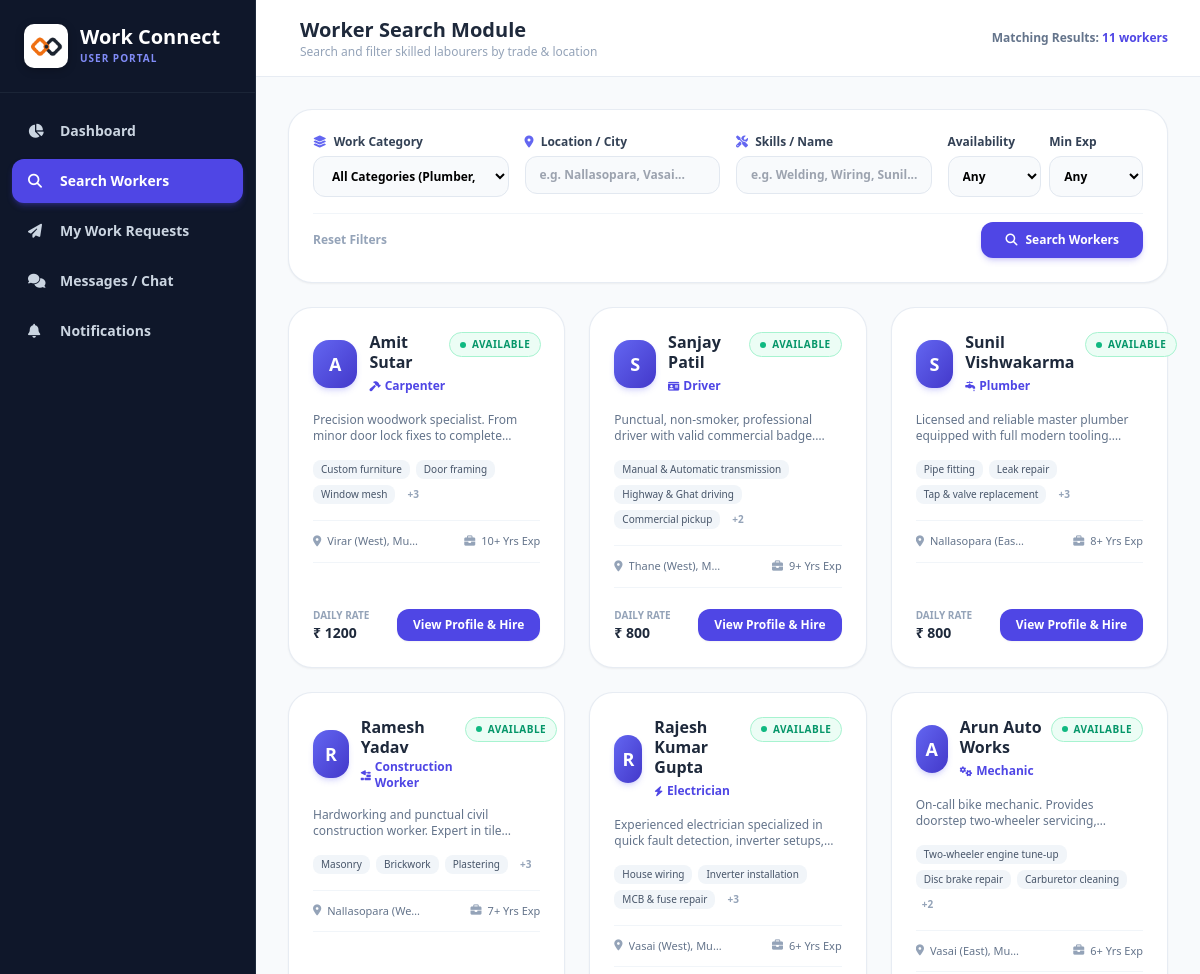
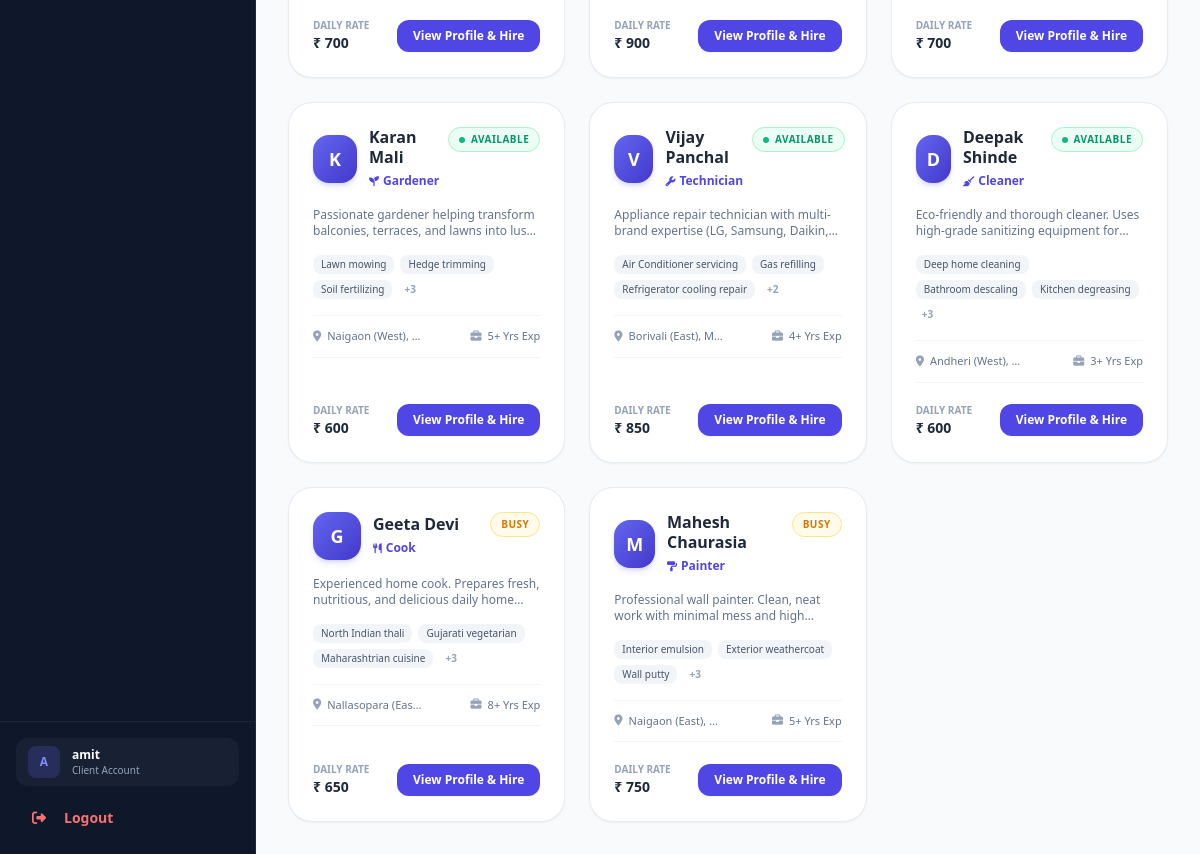
The page /user/search_workers.php (signed in) on the database its author committed (2 pictures, top to bottom).
### tables this page shows
CREATE TABLE `worker_profiles` (
  `user_id` int(11) NOT NULL,
  `full_name` varchar(255) DEFAULT NULL,
  `category_id` int(11) DEFAULT NULL,
  `skills` text DEFAULT NULL,
  `experience_years` int(11) NOT NULL DEFAULT 1,
  `experience_details` text DEFAULT NULL,
  `location` varchar(255) DEFAULT NULL,
  `availability` enum('available','busy','unavailable') NOT NULL DEFAULT 'available',
  `daily_rate` varchar(100) DEFAULT NULL,
  `hourly_rate` varchar(100) DEFAULT NULL,
  `phone` varchar(30) DEFAULT NULL,
  `bio` text DEFAULT NULL,
  `rating` decimal(3,2) NOT NULL DEFAULT 5.00,
  `created_at` timestamp NOT NULL DEFAULT current_timestamp(),
  PRIMARY KEY (`user_id`),
  KEY `category_id` (`category_id`),
  CONSTRAINT `fk_worker_category` FOREIGN KEY (`category_id`) REFERENCES `categories` (`id`) ON DELETE SET NULL,
  CONSTRAINT `fk_worker_user` FOREIGN KEY (`user_id`) REFERENCES `users` (`id`) ON DELETE CASCADE
);

CREATE TABLE `users` (
  `id` int(11) NOT NULL AUTO_INCREMENT,
  `username` varchar(100) NOT NULL,
  `email` varchar(150) NOT NULL,
  `password` varchar(255) NOT NULL,
  `role_id` int(11) NOT NULL,
  `created_at` timestamp NOT NULL DEFAULT current_timestamp(),
  PRIMARY KEY (`id`),
  UNIQUE KEY `username` (`username`),
  UNIQUE KEY `email` (`email`),
  KEY `role_id` (`role_id`),
  CONSTRAINT `users_ibfk_1` FOREIGN KEY (`role_id`) REFERENCES `roles` (`id`)
);

CREATE TABLE `categories` (
  `id` int(11) NOT NULL AUTO_INCREMENT,
  `name` varchar(100) NOT NULL,
  `icon` varchar(50) NOT NULL DEFAULT 'fa-tools',
  `description` text DEFAULT NULL,
  `created_at` timestamp NOT NULL DEFAULT current_timestamp(),
  PRIMARY KEY (`id`),
  UNIQUE KEY `name` (`name`)
);

### user/search_workers.php (the view, shortened to what this page needs)
<?php
require_once '../includes/db_connect.php';
$location = trim($_GET['location'] ?? '');
$skills = trim($_GET['skills'] ?? '');
$query = "
    SELECT u.id, u.username, u.email,
           wp.full_name, wp.category_id, wp.skills, wp.experience_years, wp.experience_details,
           wp.location, wp.availability, wp.daily_rate, wp.hourly_rate, wp.phone, wp.bio, wp.rating,
           c.name as category_name, c.icon as category_icon
    FROM users u
    JOIN worker_profiles wp ON u.id = wp.user_id
    LEFT JOIN categories c ON wp.category_id = c.id
    WHERE 1=1
";
$params = [];
$query .= " ORDER BY (wp.availability = 'available') DESC, wp.experience_years DESC, wp.created_at DESC";
$stmt = $pdo->prepare($query);
$stmt->execute($params);
$workers = $stmt->fetchAll();
?>
<!DOCTYPE html>
<html lang="en">
<head>
    <script src="https://cdn.tailwindcss.com"></script>
    <link rel="stylesheet" href="https://cdnjs.cloudflare.com/ajax/libs/font-awesome/6.5.1/css/all.min.css">
</head>
<body class="bg-slate-50 font-sans">
<div class="flex h-screen overflow-hidden">
    <?php include '../includes/user_sidebar.php'; ?>
    <div class="flex-1 flex flex-col overflow-y-auto">
        <header class="bg-white border-b border-slate-200/80 p-4 md:px-8 flex justify-between items-center sticky top-0 z-20">
            <div class="flex items-center space-x-3">
                <div>
                    <h2 class="text-lg md:text-xl font-bold text-slate-800">Worker Search Module</h2>
                    <p class="text-xs text-slate-400">Search and filter skilled labourers by trade & location</p>
                </div>
            </div>
            <div class="text-xs text-slate-500 font-semibold hidden sm:block">
                Matching Results: <span class="text-indigo-600 font-bold"><?php echo count($workers); ?> workers</span>
            </div>
        </header>
        <div class="p-4 md:p-8 space-y-6 max-w-7xl mx-auto w-full">
            <div class="bg-white rounded-3xl p-6 border border-slate-200/80 shadow-sm">
                <form action="" method="GET" class="space-y-4">
                    <div class="grid grid-cols-1 sm:grid-cols-2 lg:grid-cols-4 gap-4">
                        <div>
                            <label class="block text-xs font-bold text-slate-700 mb-1.5">
                                <i class="fas fa-layer-group text-indigo-500 mr-1"></i> Work Category
                            </label>
                            <select name="category" class="w-full px-3.5 py-2.5 bg-slate-50 border border-slate-200 rounded-xl text-xs font-semibold focus:ring-2 focus:ring-indigo-500 outline-none">
                                <option value="">All Categories (Plumber, Electrician...)</option>
                            </select>
                        </div>
                        <div>
                            <label class="block text-xs font-bold text-slate-700 mb-1.5">
                                <i class="fas fa-location-dot text-indigo-500 mr-1"></i> Location / City
                            </label>
                            <input type="text" name="location" value="<?php echo htmlspecialchars($location); ?>" placeholder="e.g. Nallasopara, Vasai..."
                                   class="w-full px-3.5 py-2.5 bg-slate-50 border border-slate-200 rounded-xl text-xs font-semibold focus:ring-2 focus:ring-indigo-500 outline-none">
                        </div>
                        <div>
                            <label class="block text-xs font-bold text-slate-700 mb-1.5">
                                <i class="fas fa-tools text-indigo-500 mr-1"></i> Skills / Name
                            </label>
                            <input type="text" name="skills" value="<?php echo htmlspecialchars($skills); ?>" placeholder="e.g. Welding, Wiring, Sunil..."
                                   class="w-full px-3.5 py-2.5 bg-slate-50 border border-slate-200 rounded-xl text-xs font-semibold focus:ring-2 focus:ring-indigo-500 outline-none">
                        </div>
                        <div class="grid grid-cols-2 gap-2">
                            <div>
                                <label class="block text-xs font-bold text-slate-700 mb-1.5">Availability</label>
                                <select name="availability" class="w-full px-2.5 py-2.5 bg-slate-50 border border-slate-200 rounded-xl text-xs font-semibold focus:ring-2 focus:ring-indigo-500 outline-none">
                                    <option value="">Any</option>
                                </select>
                            </div>
                            <div>
                                <label class="block text-xs font-bold text-slate-700 mb-1.5">Min Exp</label>
                                <select name="exp" class="w-full px-2.5 py-2.5 bg-slate-50 border border-slate-200 rounded-xl text-xs font-semibold focus:ring-2 focus:ring-indigo-500 outline-none">
                                    <option value="">Any</option>
                                </select>
                            </div>
                        </div>
                    </div>
                    <div class="flex items-center justify-between pt-2 border-t border-slate-100">
                        <a href="search_workers.php" class="text-xs font-bold text-slate-400 hover:text-indigo-600 transition-colors">
                            Reset Filters
                        </a>
                        <button type="submit" class="bg-indigo-600 hover:bg-indigo-700 text-white px-6 py-2.5 rounded-xl text-xs font-bold transition-all shadow-md shadow-indigo-600/20 flex items-center space-x-2">
                            <i class="fas fa-search"></i>
                            <span>Search Workers</span>
                        </button>
                    </div>
                </form>
            </div>
            <div>
                <?php if (empty($workers)): ?>
                    <div class="bg-white rounded-3xl border border-slate-200/80 p-12 text-center max-w-xl mx-auto shadow-sm">
                        <div class="w-20 h-20 bg-indigo-50 text-indigo-500 rounded-full flex items-center justify-center text-3xl mx-auto mb-4">
                            <i class="fas fa-user-slash"></i>
                        </div>
                        <h3 class="text-lg font-bold text-slate-800">No Workers Found</h3>
                        <p class="text-xs text-slate-500 mt-1">Try broadening your search criteria or resetting filters to find available workers.</p>
                        <a href="search_workers.php" class="inline-block mt-4 bg-indigo-600 text-white px-5 py-2 rounded-xl text-xs font-bold hover:bg-indigo-700 transition-colors">
                            Clear Filters
                        </a>
                    </div>
                <?php else: ?>
                    <div class="grid grid-cols-1 md:grid-cols-2 lg:grid-cols-3 gap-6">
                        <?php foreach ($workers as $w): ?>
                            <div class="bg-white rounded-3xl border border-slate-200/80 p-6 shadow-sm hover:shadow-lg transition-all flex flex-col justify-between group">
                                <div>
                                    <div class="flex justify-between items-start mb-4">
                                        <div class="flex items-center space-x-3">
                                            <div class="w-12 h-12 rounded-2xl bg-gradient-to-br from-indigo-500 to-indigo-700 text-white font-extrabold flex items-center justify-center text-lg shadow-md shadow-indigo-500/20">
                                                <?php echo strtoupper(substr($w['username'], 0, 1)); ?>
                                            </div>
                                            <div>
                                                <h3 class="font-bold text-slate-800 text-base leading-tight group-hover:text-indigo-600 transition-colors">
                                                    <?php echo htmlspecialchars($w['full_name'] ?: $w['username']); ?>
                                                </h3>
                                                <span class="inline-flex items-center text-xs font-semibold text-indigo-600 mt-0.5">
                                                    <i class="fas <?php echo htmlspecialchars($w['category_icon'] ?: 'fa-tools'); ?> mr-1 text-[10px]"></i>
                                                    <?php echo htmlspecialchars($w['category_name'] ?: 'General Worker'); ?>
                                                </span>
                                            </div>
                                        </div>
                                        <span class="inline-flex items-center px-2.5 py-1 rounded-full text-[10px] font-bold uppercase tracking-wider
                                            <?php
                                            if ($w['availability'] === 'available') echo 'bg-emerald-50 text-emerald-600 border border-emerald-200';
                                            elseif ($w['availability'] === 'busy') echo 'bg-amber-50 text-amber-600 border border-amber-200';
                                            else echo 'bg-slate-100 text-slate-500';
                                            ?>">
                                            <?php if ($w['availability'] === 'available'): ?>
                                                <span class="w-1.5 h-1.5 bg-emerald-500 rounded-full mr-1.5 animate-pulse"></span>
                                            <?php endif; ?>
                                            <?php echo ucfirst($w['availability']); ?>
                                        </span>
                                    </div>
                                    <p class="text-xs text-slate-500 line-clamp-2 mb-4">
                                        <?php echo htmlspecialchars($w['bio'] ?: 'Reliable and experienced worker available for direct hiring and on-demand labor.'); ?>
                                    </p>
                                    <div class="flex flex-wrap gap-1.5 mb-4">
                                        <?php
                                        $skillsArray = array_filter(array_map('trim', explode(',', $w['skills'] ?? 'General Labor')));
                                        foreach (array_slice($skillsArray, 0, 3) as $skill):
                                        ?>
                                            <span class="px-2 py-0.5 bg-slate-100 text-slate-600 rounded-lg text-[10px] font-medium">
                                                <?php echo htmlspecialchars($skill); ?>
                                            </span>
                                        <?php endforeach; ?>
                                        <?php if(count($skillsArray) > 3): ?>
                                            <span class="px-1.5 py-0.5 text-slate-400 text-[10px] font-semibold">+<?php echo count($skillsArray) - 3; ?></span>
                                        <?php endif; ?>
                                    </div>
                                    <div class="grid grid-cols-2 gap-2 text-[11px] text-slate-500 py-3 border-t border-b border-slate-100 mb-4">
                                        <div class="flex items-center truncate">
                                            <i class="fas fa-location-dot text-slate-400 mr-1.5"></i>
                                            <span class="truncate"><?php echo htmlspecialchars($w['location'] ?: 'Location not set'); ?></span>
                                        </div>
                                        <div class="flex items-center justify-end">
                                            <i class="fas fa-briefcase text-slate-400 mr-1.5"></i>
                                            <span><?php echo $w['experience_years']; ?>+ Yrs Exp</span>
                                        </div>
                                    </div>
                                </div>
                                <div class="flex items-center justify-between pt-1">
                                    <div>
                                        <p class="text-[10px] text-slate-400 font-semibold uppercase">Daily Rate</p>
                                        <p class="text-sm font-extrabold text-slate-800">
                                            ₹ <?php echo htmlspecialchars($w['daily_rate'] ?: 'Negotiable'); ?>
                                        </p>
                                    </div>
                                    <div class="flex space-x-2">
                                        <a href="worker_profile.php?id=<?php echo $w['id']; ?>"
                                           class="bg-indigo-600 hover:bg-indigo-700 text-white px-4 py-2 rounded-xl text-xs font-bold transition-all shadow-sm">
                                            View Profile & Hire
                                        </a>
                                    </div>
                                </div>
                            </div>
                        <?php endforeach; ?>
                    </div>
                <?php endif; ?>
            </div>
        </div>
    </div>
</div>
</body>
</html>

### user/search_workers.php (style rules this page uses)
body { font-family: 'Outfit', sans-serif; }

### rows shown on the page
worker_profiles: user_id.username "A", full_name "Amit Sutar", category.name "Carpenter", availability "AVAILABLE", bio "Precision woodwork specialist. From minor door lock fixes to…", skills "Custom furniture", skills "Door framing", skills "Window mesh", count($skillsArray)-3 "3", location "Virar (West), Mu…", experience_years "10", daily_rate "1200"
worker_profiles: user_id.username "S", full_name "Sanjay Patil", category.name "Driver", availability "AVAILABLE", bio "Punctual, non-smoker, professional driver with valid commercial…", skills "Manual & Automatic transmission", skills "Highway & Ghat driving", skills "Commercial pickup", count($skillsArray)-3 "2", location "Thane (West), M…", experience_years "9", daily_rate "800"
worker_profiles: user_id.username "S", full_name "Sunil Vishwakarma", category.name "Plumber", availability "AVAILABLE", bio "Licensed and reliable master plumber equipped with full modern…", skills "Pipe fitting", skills "Leak repair", skills "Tap & valve replacement", count($skillsArray)-3 "3", location "Nallasopara (Eas…", experience_years "8", daily_rate "800"
worker_profiles: user_id.username "R", full_name "Ramesh Yadav", category.name "Construction Worker", availability "AVAILABLE", bio "Hardworking and punctual civil construction worker. Expert in…", skills "Masonry", skills "Brickwork", skills "Plastering", count($skillsArray)-3 "3", location "Nallasopara (We…", experience_years "7", daily_rate "700"
worker_profiles: user_id.username "R", full_name "Rajesh Kumar Gupta", category.name "Electrician", availability "AVAILABLE", bio "Experienced electrician specialized in quick fault detection, inverter…", skills "House wiring", skills "Inverter installation", skills "MCB & fuse repair", count($skillsArray)-3 "3", location "Vasai (West), Mu…", experience_years "6", daily_rate "900"
worker_profiles: user_id.username "A", full_name "Arun Auto Works", category.name "Mechanic", availability "AVAILABLE", bio "On-call bike mechanic. Provides doorstep two-wheeler…", skills "Two-wheeler engine tune-up", skills "Disc brake repair", skills "Carburetor cleaning", count($skillsArray)-3 "2", location "Vasai (East), Mu…", experience_years "6", daily_rate "700"
worker_profiles: user_id.username "K", full_name "Karan Mali", category.name "Gardener", availability "AVAILABLE", bio "Passionate gardener helping transform balconies, terraces, and lawns into…", skills "Lawn mowing", skills "Hedge trimming", skills "Soil fertilizing", count($skillsArray)-3 "3", location "Naigaon (West),…", experience_years "5", daily_rate "600"
worker_profiles: user_id.username "V", full_name "Vijay Panchal", category.name "Technician", availability "AVAILABLE", bio "Appliance repair technician with multi-brand expertise (LG, Samsung,…", skills "Air Conditioner servicing", skills "Gas refilling", skills "Refrigerator cooling repair", count($skillsArray)-3 "2", location "Borivali (East), M…", experience_years "4", daily_rate "850"
worker_profiles: user_id.username "D", full_name "Deepak Shinde", category.name "Cleaner", availability "AVAILABLE", bio "Eco-friendly and thorough cleaner. Uses high-grade sanitizing equipment…", skills "Deep home cleaning", skills "Bathroom descaling", skills "Kitchen degreasing", count($skillsArray)-3 "3", location "Andheri (West),…", experience_years "3", daily_rate "600"
worker_profiles: user_id.username "G", full_name "Geeta Devi", category.name "Cook", availability "BUSY", bio "Experienced home cook. Prepares fresh, nutritious, and delicious daily…", skills "North Indian thali", skills "Gujarati vegetarian", skills "Maharashtrian cuisine", count($skillsArray)-3 "3", location "Nallasopara (Eas…", experience_years "8", daily_rate "650"
worker_profiles: user_id.username "M", full_name "Mahesh Chaurasia", category.name "Painter", availability "BUSY", bio "Professional wall painter. Clean, neat work with minimal mess and…", skills "Interior emulsion", skills "Exterior weathercoat", skills "Wall putty", count($skillsArray)-3 "3", location "Naigaon (East),…", experience_years "5", daily_rate "750"

### other values the page prints
substr($_SESSION['username'] ?? 'U', 0, 1) "A"
$_SESSION['username'] "amit"
count($workers) "11"
